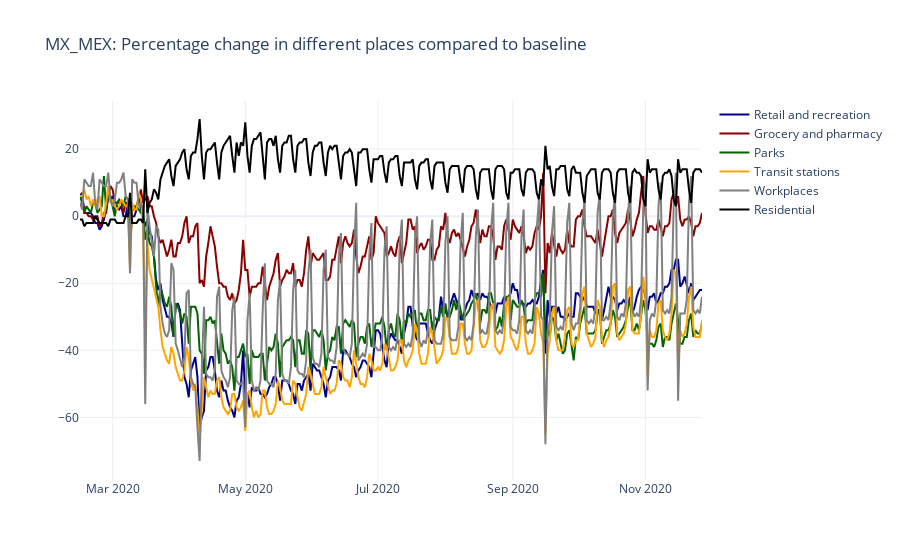

The notebook cell this image was saved under:
### Code cell
# Promedio de Edo México

EDO = 'MX_MEX'

fig = go.Figure()

fig.add_trace( go.Scatter( x = Mobility_MX[ Mobility_MX['key'] == EDO]['date'], 
                           y = Mobility_MX[ Mobility_MX['key'] == EDO]['mobility_retail_and_recreation'], 
                           name = 'Retail and recreation', 
                           line_color = 'darkblue' ) )

fig.add_trace( go.Scatter( x = Mobility_MX[ Mobility_MX['key'] == EDO]['date'], 
                           y = Mobility_MX[ Mobility_MX['key'] == EDO]['mobility_grocery_and_pharmacy'], 
                           name = 'Grocery and pharmacy', 
                           line_color = 'darkred' ) )

fig.add_trace( go.Scatter( x = Mobility_MX[ Mobility_MX['key'] == EDO]['date'], 
                           y = Mobility_MX[ Mobility_MX['key'] == EDO]['mobility_parks'], 
                           name = 'Parks', 
                           line_color = 'darkgreen' ) )

fig.add_trace( go.Scatter( x = Mobility_MX[ Mobility_MX['key'] == EDO]['date'], 
                           y = Mobility_MX[ Mobility_MX['key'] == EDO]['mobility_transit_stations'], 
                           name = 'Transit stations', 
                           line_color = 'orange' ) )

fig.add_trace( go.Scatter( x = Mobility_MX[ Mobility_MX['key'] == EDO]['date'], 
                           y = Mobility_MX[ Mobility_MX['key'] == EDO]['mobility_workplaces'], 
                           name = 'Workplaces', 
                           line_color = 'gray' ) )

fig.add_trace( go.Scatter( x = Mobility_MX[ Mobility_MX['key'] == EDO]['date'], 
                           y = Mobility_MX[ Mobility_MX['key'] == EDO]['mobility_residential'], 
                           name = 'Residential', 
                           line_color = 'black' ) )

fig.update_layout(template = 'plotly_white', # "plotly", "plotly_white", "ggplot2", "seaborn", "simple_white", "none"
                  title = EDO + ': Percentage change in different places compared to baseline')

fig.show()

### Figure 1 — Plotly figure (JSON) as saved in the notebook; plotly's stock layout.template omitted (floating-point values rounded to 4 significant figures; data arrays with more than 128 entries replaced by an {"elided": "..."} marker saying what was removed)
{"data": [{"line": {"color": "darkblue"}, "name": "Retail and recreation", "type": "scatter", "x": {"elided": "287 str values"}, "y": {"elided": "287 int values"}}, {"line": {"color": "darkred"}, "name": "Grocery and pharmacy", "type": "scatter", "x": {"elided": "287 str values"}, "y": {"elided": "287 int values"}}, {"line": {"color": "darkgreen"}, "name": "Parks", "type": "scatter", "x": {"elided": "287 str values"}, "y": {"elided": "287 int values"}}, {"line": {"color": "orange"}, "name": "Transit stations", "type": "scatter", "x": {"elided": "287 str values"}, "y": {"elided": "287 int values"}}, {"line": {"color": "gray"}, "name": "Workplaces", "type": "scatter", "x": {"elided": "287 str values"}, "y": {"elided": "287 int values"}}, {"line": {"color": "black"}, "name": "Residential", "type": "scatter", "x": {"elided": "287 str values"}, "y": {"elided": "287 int values"}}], "layout": {"title": {"text": "MX_MEX: Percentage change in different places compared to baseline"}}}
